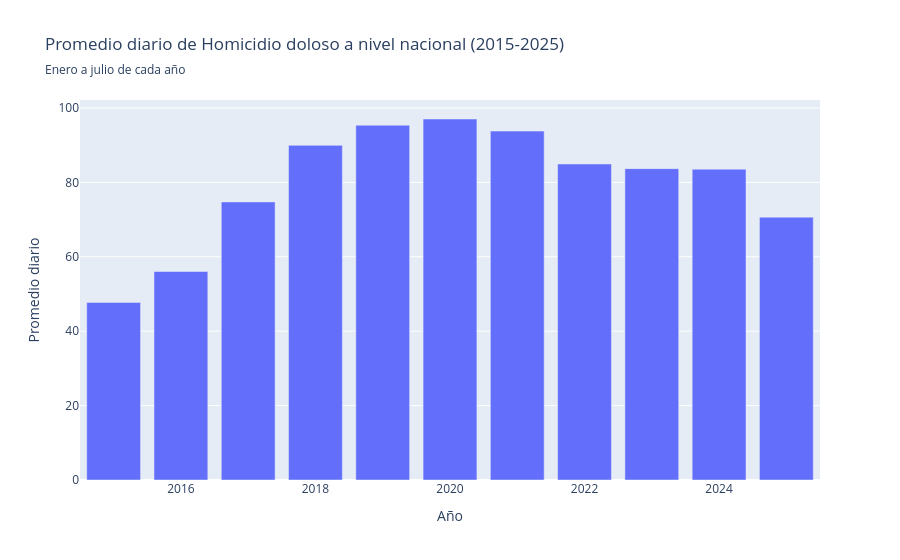

Notebook code for this chart:
### Markdown cell above
### **Promig diari**

### Code cell
sem_prom = px.bar(
     df_sem_prom.mean(axis=1).rename("Víctimas homicidio doloso"), 
    title = "Promedio diario de homicidio doloso a nivel nacional (2015-2025)",
    subtitle = "Enero a julio de cada año",
    labels = { 
        "value" : "Promedio diario"
    }
)
sem_prom.update_traces(showlegend=False)
sem_prom.show()

### Figure 1 — Plotly figure (JSON) as saved in the notebook; plotly's stock layout.template omitted (floating-point values rounded to 4 significant figures)
{"data": [{"hovertemplate": "variable=Víctimas homicidio doloso<br>Año=%{x}<br>Promedio diario=%{y}<extra></extra>", "legendgroup": "Víctimas homicidio doloso", "marker": {"color": "#636efa", "pattern": {"shape": ""}}, "name": "Víctimas homicidio doloso", "orientation": "v", "showlegend": false, "textposition": "auto", "type": "bar", "x": [2015, 2016, 2017, 2018, 2019, 2020, 2021, 2022, 2023, 2024, 2025], "xaxis": "x", "y": [47.72, 56.04, 74.75, 89.94, 95.36, 97.03, 93.78, 84.94, 83.69, 83.54, 70.65], "yaxis": "y"}], "layout": {"barmode": "relative", "legend": {"title": {"text": "variable"}, "tracegroupgap": 0}, "title": {"subtitle": {"text": "Enero a julio de cada año"}, "text": "Promedio diario de Homicidio doloso a nivel nacional (2015-2025)"}, "xaxis": {"anchor": "y", "domain": [0, 1], "title": {"text": "Año"}}, "yaxis": {"anchor": "x", "domain": [0, 1], "title": {"text": "Promedio diario"}}}}
